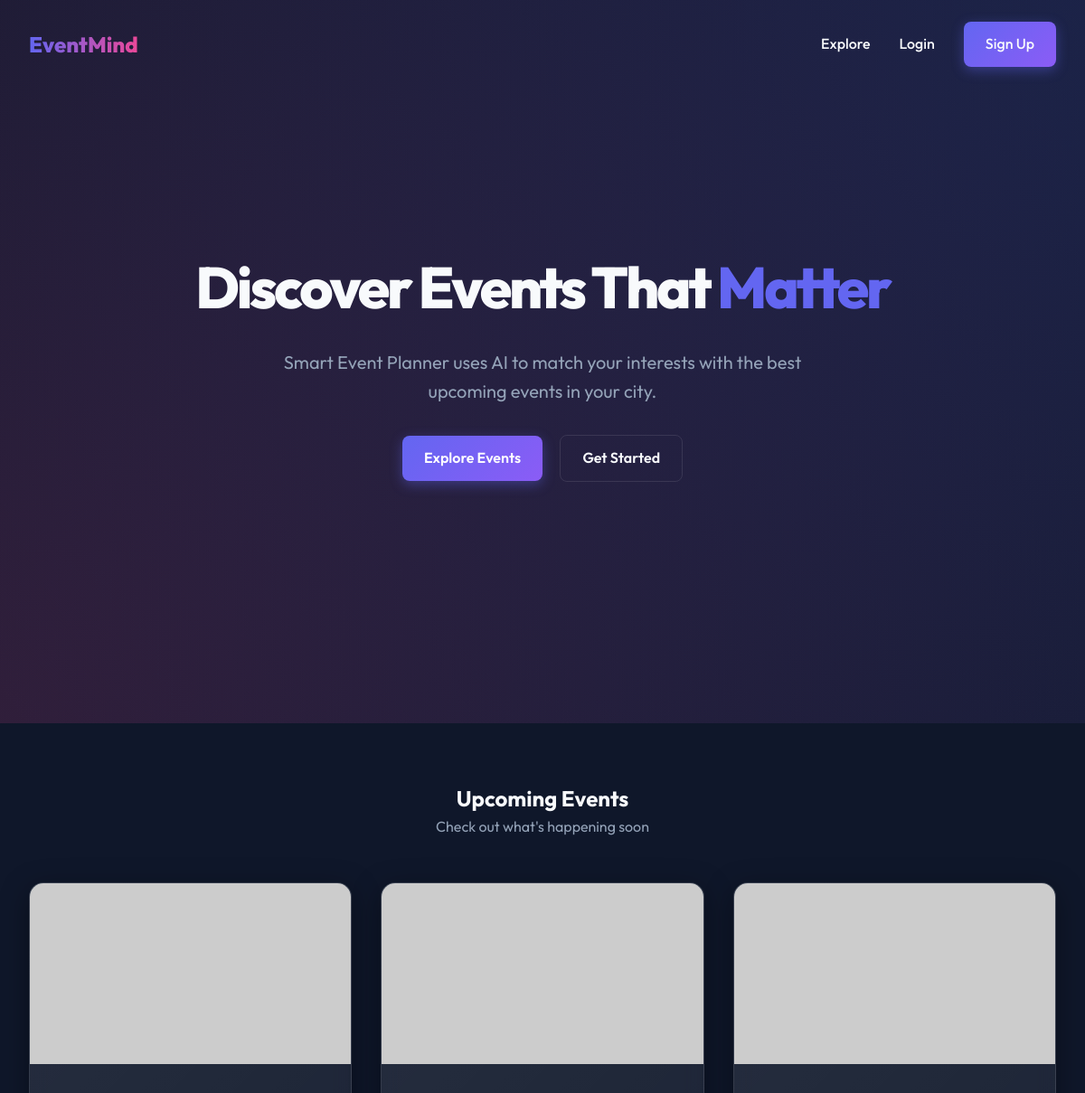
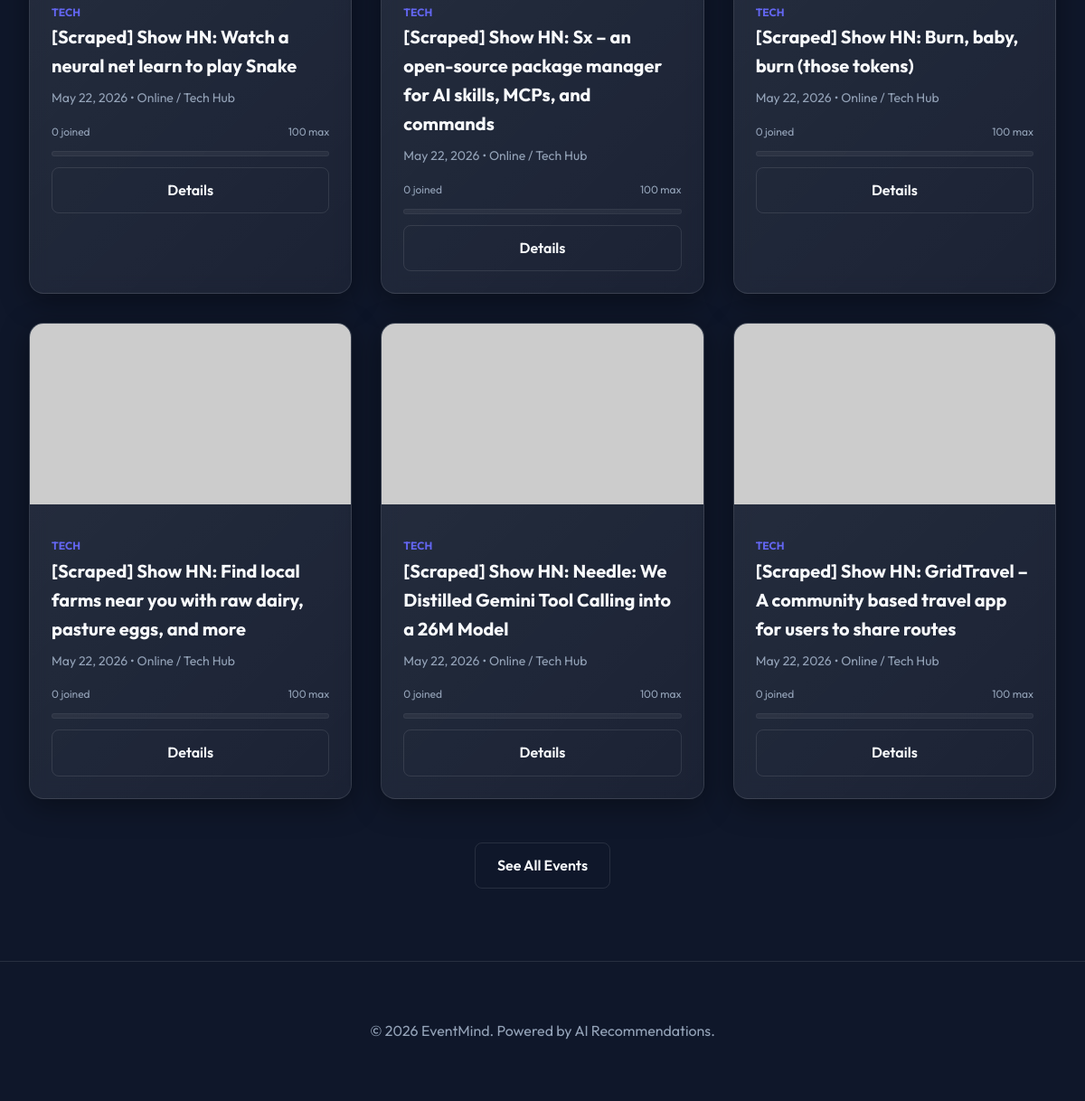
The page / on the database its author committed (2 pictures, top to bottom).
### app/models/event.py (models this page shows, shortened)
class Event(Base, TimestampMixin):
    __tablename__ = "events"
    id: Mapped[int] = mapped_column(primary_key=True, index=True)
    title: Mapped[str] = mapped_column(String(200), nullable=False, index=True)
    description: Mapped[str] = mapped_column(Text, nullable=False)
    location: Mapped[str] = mapped_column(String(300), nullable=False)
    event_date: Mapped[datetime] = mapped_column(DateTime(timezone=True), nullable=False, index=True)
    capacity: Mapped[int] = mapped_column(Integer, default=100, nullable=False)
    category: Mapped[str] = mapped_column(String(100), nullable=False, index=True)
    tags: Mapped[list] = mapped_column(JSON, default=list, nullable=False)
    image_url: Mapped[str | None] = mapped_column(String(500), nullable=True)
    source_url: Mapped[str | None] = mapped_column(String(500), nullable=True)
    is_active: Mapped[bool] = mapped_column(Boolean, default=True, nullable=False)
    owner_id: Mapped[int] = mapped_column(ForeignKey("users.id"), nullable=False)
    owner: Mapped["User"] = relationship("User", back_populates="events")
    registrations: Mapped[list["Registration"]] = relationship(
        "Registration", back_populates="event", lazy="selectin"
    )
    comments: Mapped[list["Comment"]] = relationship(
        "Comment", back_populates="event", lazy="selectin", cascade="all, delete-orphan"
    )
    favorited_by: Mapped[list["User"]] = relationship(
        "User", secondary="user_favorite_events", back_populates="favorites", lazy="selectin"
    )

### app/web/home_views.py (the view)
@router.get("/", response_class=HTMLResponse)
async def home(
    request: Request,
    session: AsyncSession = Depends(get_db),
):
    current_user = await get_current_user_from_cookie(
        access_token=request.cookies.get("access_token"), session=session
    )
    event_service = EventService(session)
    featured_result = await event_service.get_events_paginated(page=1, size=6)
    featured_events = featured_result.items
    recommended_events = []
    if current_user:
        rec_service = RecommendationService(session)
        rec_result = await rec_service.get_recommendations(current_user.id, top_k=6)
        recommended_events = rec_result.recommendations
        fav_service = FavoriteService(session)
        await fav_service.mark_favorites(featured_events, current_user.id)
        await fav_service.mark_favorites(recommended_events, current_user.id)
    return templates.TemplateResponse(
        request=request,
        name="home/index.html",
        context={
            "current_user": current_user,
            "featured_events": featured_events,
            "recommended_events": recommended_events,
        },
    )

### templates/home/index.html (shortened to what this page needs)
{% extends "base.html" %}
{% block content %}
<section class="hero">
    <div class="hero-content fade-in">
        <h1>Discover Events That <span style="color: var(--primary);">Matter</span></h1>
        <p>Smart Event Planner uses AI to match your interests with the best upcoming events in your city.</p>
        <div class="hero-btns">
            <a href="/events" class="btn btn-primary">Explore Events</a>
            {% if not current_user %}
                <a href="/auth/register" class="btn btn-outline" style="margin-left: 1rem;">Get Started</a>
            {% endif %}
        </div>
    </div>
</section>
<section class="featured">
    <div class="section-title">
        <h2>Upcoming Events</h2>
        <p style="color: var(--text-muted);">Check out what's happening soon</p>
    </div>
    <div class="event-grid">
        {% for event in featured_events %}
            {% include "partials/event_card.html" %}
        {% endfor %}
    </div>
    <div style="text-align: center; margin-top: 3rem;">
        <a href="/events" class="btn btn-outline">See All Events</a>
    </div>
</section>
{% endblock %}

### templates/partials/event_card.html (shortened to what this page needs)
<div class="event-card glass-card">
    <div class="event-image-container">
        <a href="/events/{{ event.id }}">
            <img src="{{ event.image_url or 'https://via.placeholder.com/400x200' }}" alt="{{ event.title }}" class="event-image">
        </a>
    </div>
    <div class="event-details">
        <span class="event-category">{{ event.category }}</span>
        <h3 class="event-title">
            <a href="/events/{{ event.id }}">
                {{ event.title }}
            </a>
        </h3>
        <div class="event-info">
            <span>{{ event.event_date.strftime('%B %d, %Y') }}</span> •
            <span>{{ event.location }}</span>
        </div>
        <div class="capacity-info" style="font-size: 0.75rem; color: var(--text-muted); display: flex; justify-content: space-between; margin-bottom: 0.25rem;">
            <span>{{ event.registered_count }} joined</span>
            <span>{{ event.capacity }} max</span>
        </div>
        <div class="capacity-progress">
        </div>
        <div class="event-actions">
            <a href="/events/{{ event.id }}" class="btn btn-outline" style="flex: 1; text-align: center;">Details</a>
        </div>
    </div>
</div>

### static/css/main.css (style rules this page uses)
:root { --primary: #6366f1; --primary-dark: #4f46e5; --secondary: #ec4899; --accent: #8b5cf6; --background: #0f172a; --surface: #1e293b; --surface-light: #334155; --text: #f8fafc; --text-muted: #94a3b8; --error: #ef4444; --success: #10b981; --glass: rgba(255, 255, 255, 0.05); --glass-border: rgba(255, 255, 255, 0.1); }
* { margin: 0; padding: 0; box-sizing: border-box; font-family: 'Outfit', sans-serif; }
body { background-color: var(--background); color: var(--text); line-height: 1.6; overflow-x: hidden; }
.glass-card { background: linear-gradient(135deg, rgba(255,255,255,0.1), rgba(255,255,255,0.05)); backdrop-filter: blur(10px); border: 1px solid rgba(255,255,255,0.1); box-shadow: 0 8px 32px 0 rgba(0, 0, 0, 0.37); }
.hero { height: 100vh; display: flex; align-items: center; justify-content: center; text-align: center; background: radial-gradient(circle at top right, rgba(99, 102, 241, 0.15), transparent), radial-gradient(circle at bottom left, rgba(236, 72, 153, 0.15), transparent); padding: 0 1rem; }
.hero-content h1 { font-size: 4rem; margin-bottom: 1rem; font-weight: 800; letter-spacing: -0.05em; }
.hero-content p { font-size: 1.25rem; color: var(--text-muted); max-width: 600px; margin: 0 auto 2rem; }
.btn { padding: 0.75rem 1.5rem; border-radius: 0.5rem; font-weight: 600; cursor: pointer; transition: all 0.3s cubic-bezier(0.4, 0, 0.2, 1); text-decoration: none; display: inline-block; border: none; }
.btn-primary { background: linear-gradient(135deg, var(--primary), var(--accent)); color: white; box-shadow: 0 4px 14px 0 rgba(99, 102, 241, 0.39); }
.btn-outline { background: transparent; border: 1px solid var(--glass-border); color: var(--text); }
.section-title { text-align: center; margin: 4rem 0 3rem; }
.event-grid { display: grid; grid-template-columns: repeat(auto-fill, minmax(300px, 1fr)); gap: 2rem; max-width: 1200px; margin: 0 auto; padding: 0 2rem; }
.event-card { border-radius: 1rem; overflow: hidden; transition: transform 0.3s; }
.event-image { width: 100%; height: 200px; object-fit: cover; background: var(--surface-light); }
.event-image-container { position: relative; overflow: hidden; }
.event-image { transition: transform 0.5s ease; }
.event-details { padding: 1.5rem; }
.event-category { font-size: 0.75rem; text-transform: uppercase; font-weight: 700; color: var(--primary); margin-bottom: 0.5rem; }
.event-title { font-size: 1.25rem; font-weight: 700; margin-bottom: 0.5rem; }
.event-title a { color: var(--text); text-decoration: none; transition: color 0.3s; }
.event-info { font-size: 0.875rem; color: var(--text-muted); margin-bottom: 1rem; }
.event-actions { display: flex; align-items: center; margin-top: auto; }
.fade-in { animation: fadeIn 0.8s ease-out forwards; }
.capacity-progress { height: 6px; background: rgba(255, 255, 255, 0.05); border-radius: 3px; margin: 0.75rem 0; overflow: hidden; border: 1px solid rgba(255, 255, 255, 0.05); }

### rows shown on the page
Event: category "TECH", title "[Scraped] Show HN: Watch a neural net learn to play Snake", event_date "May 22, 2026", location "Online / Tech Hub", registered_count "0", capacity "100"
Event: category "TECH", title "[Scraped] Show HN: Sx – an open-source package manager for AI skills, MCPs, and commands", event_date "May 22, 2026", location "Online / Tech Hub", registered_count "0", capacity "100"
Event: category "TECH", title "[Scraped] Show HN: Burn, baby, burn (those tokens)", event_date "May 22, 2026", location "Online / Tech Hub", registered_count "0", capacity "100"
Event: category "TECH", title "[Scraped] Show HN: Find local farms near you with raw dairy, pasture eggs, and more", event_date "May 22, 2026", location "Online / Tech Hub", registered_count "0", capacity "100"
Event: category "TECH", title "[Scraped] Show HN: Needle: We Distilled Gemini Tool Calling into a 26M Model", event_date "May 22, 2026", location "Online / Tech Hub", registered_count "0", capacity "100"
Event: category "TECH", title "[Scraped] Show HN: GridTravel – A community based travel app for users to share routes", event_date "May 22, 2026", location "Online / Tech Hub", registered_count "0", capacity "100"
